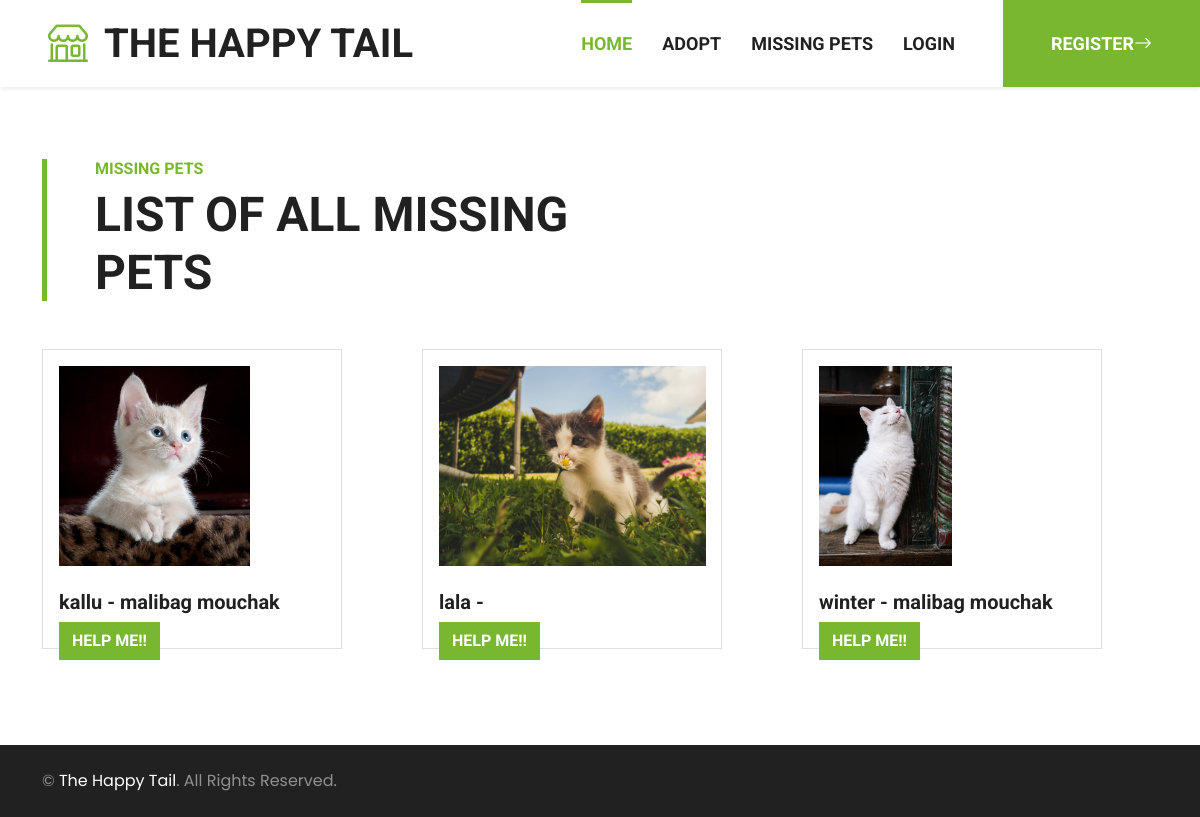
/post/view-all-missing-post/, run on the app's committed database.
### post/models.py (models this page shows, shortened)
class Post(models.Model):
    user = models.ForeignKey(CustomUser, on_delete=models.CASCADE, null=True, default=None)
    PET_TYPE_CHOICES = [
        ('cat', 'Cat'),
        ('dog', 'Dog'),
        ('bird', 'Bird'),
        ('other', 'Other'),
    ]
    pet_name = models.CharField(max_length=255)
    pet_type = models.CharField(max_length=10, choices=PET_TYPE_CHOICES)
    pet_breed = models.CharField(max_length=255, null=True, blank=True)
    pet_description = models.TextField(null=True,blank=True)
    pet_image = models.ImageField(upload_to='static/img/pet', null=True, blank=True)
    pet_vaccinated = models.BooleanField(null=True, blank=True)
    pet_colour = models.CharField(max_length=20, null=True, blank=True)
    pet_gender = models.CharField(max_length=20, null=True, blank=True)
    pet_location = models.CharField(max_length=255,null=True, blank=True)
    pet_mobile = models.CharField(max_length=20)
    created_at = models.DateTimeField(auto_now_add=True)
    updated_at = models.DateTimeField(auto_now=True)
    pet_age = models.IntegerField(null=True, default=0)
    class Meta:
        abstract = True

class MissingPost(Post):
    pet_last_seen_location = models.CharField(max_length=255)
    pet_datemissing = models.DateField(null=True,blank=True)
    pet_accessories = models.CharField(max_length=255 , null=True , blank= True)
    pet_rewards = models.CharField(max_length=255, null=True , blank=True)
    pet_still_missing = models.BooleanField(default=True)

### post/views.py (the view)
# urls.py: path('all-missing-post/', view_all_missing_post, name='all_missing_post'),
def view_all_missing_post(request):
    pets = MissingPost.objects.filter(pet_still_missing= True)
    return render(request, 'view_all_missing_post.html', {'pets': pets})

### templates/view_all_missing_post.html (shortened to what this page needs)
<!DOCTYPE html>
<html>
	{% include 'navbar.html' %}
    {% load static %}
<body><br/>
<div class="container-fluid py-5">
		<div class="container">
			<div class="border-start border-5 border-primary ps-5 mb-5" style="max-width: 600px;">
				<h6 class="text-primary text-uppercase">Missing Pets</h6>
				<h1 class="display-5 text-uppercase mb-0">List of all missing pets</h1>
			</div>
			<div class="row row-cols-1 row-cols-md-3 g-4">
				{% if pets %}
					{% for pet in pets %}
					<div class="col">
						<div class="card">
							<div class="card-body">
								<img class="img-fluid mb-4" src="/{{  pet.pet_image }}" alt="">
								<h5 class="card-text">{{ pet.pet_name }} - {{ pet.pet_last_seen_location }}</h5>
								<a href="{% url 'pet_detail' type='missing' pk=pet.pk %}" class="btn btn-primary">Help me!!</a>
							</div>
						</div>
					</div>
					{% endfor %}
				{% else %}
					<h5 class="text-center">No Missing posts.</h5>
				{% endif %}
			</div>
		</div>
	</div>
</body>
{% include 'footer.html' %}
</html>

### static/css/style.css (style rules this page uses)
:root { --primary: #7AB730; --secondary: #FFD33C; --light: #F3F3F3; --dark: #212121; }
.btn { font-family: 'Roboto', sans-serif; text-transform: uppercase; font-weight: 700; transition: .5s; }
.btn-primary { color: #FFFFFF; }

### templates/view_all_missing_post.html (style rules this page uses)
.card { max-width: 300px; max-height: 300px; }
.card img { max-width: 300px; height: 200px; }

### data on the page
MissingPost: pet_image (picture), pet_name "kallu", pet_last_seen_location "malibag mouchak"
MissingPost: pet_image (picture), pet_name "lala"
MissingPost: pet_image (picture), pet_name "winter", pet_last_seen_location "malibag mouchak"
